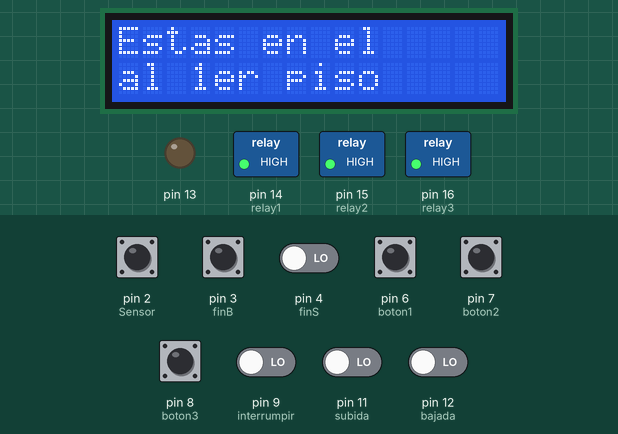
Simulated run of this sketch. Board: Arduino Mega 2560, built with avr-gcc and run on an emulated ATmega2560. On the bench: 16×2 character LCD, switched loads named in the sketch (green lamp = pin HIGH), output pins drawn as LEDs (lit = HIGH). The test bench sets the inputs (shaded band); at power-on: pin 3 (finB) HIGH, pin 2 (Sensor), pin 4 (finS), pin 6 (boton1), pin 7 (boton2), pin 8 (boton3), pin 9 (interrumpir), pin 11 (subida), pin 12 (bajada) LOW. What the sketch prints to the serial monitor is not drawn.

Above: at 1.9 s.
2.0 s: pin 7 (boton2) pulled HIGH for 0.25 s
At 2.8 s:
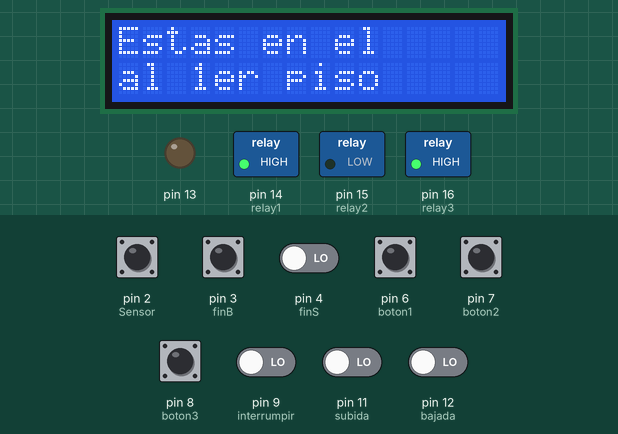
5.2 s: pin 2 (Sensor) driven HIGH
At 6.0 s:
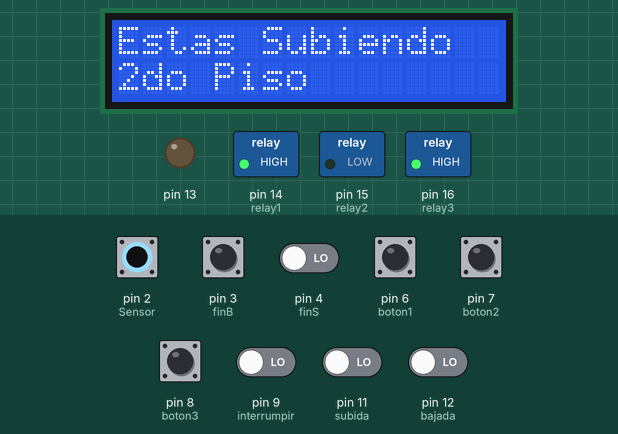
6.7 s: pin 2 (Sensor) driven LOW
9.7 s: pin 2 (Sensor) pulsed HIGH 2 times (0.12 s each, 0.3 s apart)
13.3 s: pin 2 (Sensor) pulsed HIGH 5 times (0.12 s each, 0.3 s apart)
At 14.3 s:
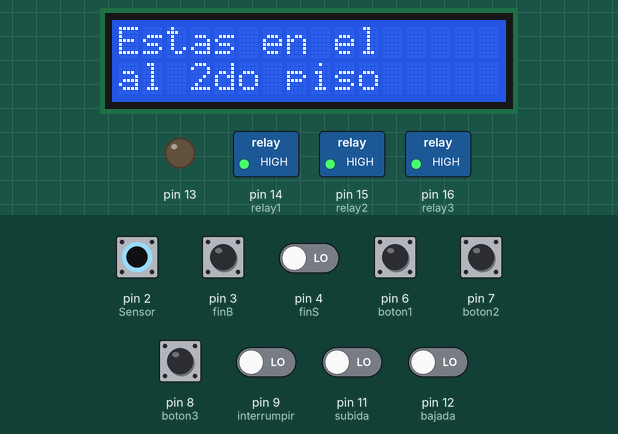
16.3 s: pin 6 (boton1) pulled HIGH for 0.25 s
At 17.4 s:
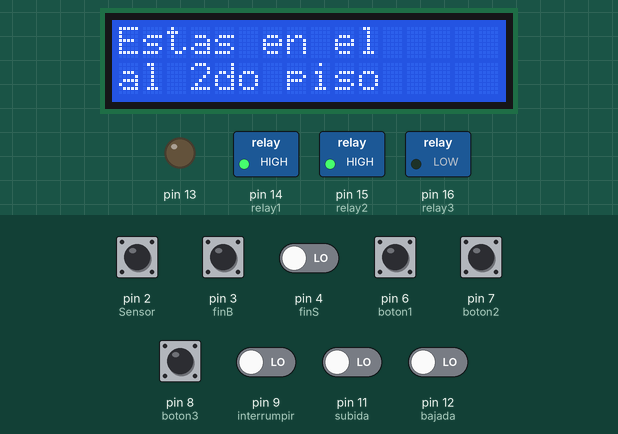
Timing chart, 0 to 19.3 s (numbered marks = the images above; inputs shaded):
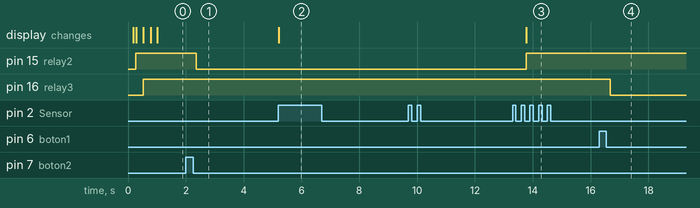

Measured:
- after the input at 2.0 s, pin 15 (relay2): HIGH → LOW after 0.36 s
- after the input at 5.2 s, the display: changes at once (image 2)
- after the input at 13.3 s, pin 15 (relay2): LOW → HIGH after 0.47 s; the display: changes after 0.47 s (image 3)
- after the input at 16.3 s, pin 16 (relay3): HIGH → LOW after 0.38 s

The sketch:

Ascensor.ino
```cpp
#include <Wire.h>
#include <LiquidCrystal_PCF8574.h>
LiquidCrystal_PCF8574 lcd(0x27);

int finS = 4; // Fin de carrera Subida
int finB = 3; // Fin de carrera Bajada
int Sensor = 2; // Sensor contador magnetico
int boton1 = 6; // Boton 1 Piso
int boton2 = 7; // Boton 2 Piso 2
int boton3 = 8; // Boton 3 Piso 3
int interrumpir = 9; //Boton interrumpir switch
int subida = 11; // Subida manual
int bajada = 12; // Bajada manual

int state0;
int state1;
int state2;
int state3;
int state4;
int state5;
int state6;
int state7;
int state8;

int relay1 = 14; // Relay 1 Alta/Baja velocidad
int relay2 = 15; // Relay 2 Subir
int relay3 = 16; // Relay 3 Bajar

int contador = 0;

void setup() {
  // put your setup code here, to run once:
  Serial.begin(9600);
  Serial1.begin(9600);
  Serial.println("Estatus: Setup");
  Serial.println("Estatus: Reconocimiento de pines");
  pinMode(2, INPUT);
  pinMode(3, INPUT);
  pinMode(4, INPUT);
  pinMode(5, INPUT);
  pinMode(6, INPUT);
  pinMode(7, INPUT);
  pinMode(8, INPUT);
  pinMode(9, INPUT);
  pinMode(5, INPUT);
  pinMode(11, INPUT);
  pinMode(12, INPUT);
  pinMode(13, OUTPUT);
  pinMode(14, OUTPUT);
  pinMode(15, OUTPUT);
  pinMode(16, OUTPUT);
Serial.println("Estatus: Reconocimiento de pines Finalizado");
Serial.println("Estatus: Inicializado de LCD");
  lcd.begin(16, 2);
  Wire.begin();
  Wire.beginTransmission(0x27);
  lcd.begin(16, 2); // initialize the lcd
  lcd.setBacklight(255);
  lcd.home(); lcd.clear();
  Serial.println("Estatus: Inicializando LCD Finalizado");
  state1 = digitalRead(finB);
  Serial.println("Estatus: Lectura de Fin de Carrera");
  Serial.println("Estatus: Inicializando Autocalibracion");
  // Autocalibración
  do {
    Serial.println("Estatus: Bucle Do");
    digitalWrite(relay1, LOW);
    digitalWrite(relay3, LOW);
    digitalWrite(relay2, HIGH);
    lcd.clear();
    lcd.setCursor(0, 0);
    lcd.print("Autocalibracion");
    lcd.setCursor(0, 1);
    lcd.print("Esperar");
    delay(200);
     state1 = digitalRead(finB);
     Serial.println("Estatus: Esperando Fin de carrera de bajada");
  }
  while (state1 == 0);
  Serial.println("Estatus: Autocalibracion Finalizado");
  lcd.clear();
  lcd.setCursor(0, 0);
  lcd.print("Autocalibracion");
  lcd.setCursor(0, 1);
  lcd.print("Listo");
    digitalWrite(relay1, HIGH);
    digitalWrite(relay3, HIGH);
    digitalWrite(relay2, HIGH);
  delay(200);
  contador = 0;

}

void loop() {
  Serial.println("Ya empezo el loop");
  // put your main code here, to run repeatedly:
  state0 = digitalRead(Sensor);
  state1 = digitalRead(finB);
  state2 = digitalRead(finS);
  state3 = digitalRead(interrumpir);
  state4 = digitalRead(subida);
  state5 = digitalRead(bajada);
  state6 = digitalRead(boton1);
  state7 = digitalRead(boton2);
  state8 = digitalRead(boton3);
  lcd.clear();
  lcd.setCursor(0, 0);
  lcd.print("Ascensor");
  lcd.setCursor(0, 1);
  lcd.print("Inicializado");

  do  {
  state0 = digitalRead(Sensor);
  state1 = digitalRead(finB);
  state2 = digitalRead(finS);
  state3 = digitalRead(interrumpir);
  state4 = digitalRead(subida);
  state5 = digitalRead(bajada);
  state6 = digitalRead(boton1);
  state7 = digitalRead(boton2);
  state8 = digitalRead(boton3);

    Serial.println("Entro al modo servicio");
      lcd.clear();
  lcd.setCursor(0, 0);
  lcd.print("Inicializado");
  lcd.setCursor(0, 1);
  lcd.print("Modo Servicio");
    if (state4 == 1) {
      digitalWrite(relay2, LOW);
      digitalWrite(relay3, HIGH);
      lcd.clear();
      lcd.setCursor(0, 0);
      lcd.print("Modo Servicio");
      lcd.setCursor(0, 1);
      lcd.print("Estas Subiendo");
      Serial.println("Estas Subiendo");
      delay(500);
    }
    if (state5 == 1) {
      digitalWrite(relay3, LOW);
      digitalWrite(relay2, HIGH);
      lcd.clear();
      lcd.setCursor(0, 0);
      lcd.print("Modo Servicio");
      lcd.setCursor(0, 1);
      lcd.print("Estas Bajando");
      Serial.println("Estas Bajando");
      delay(500);
    }
    digitalWrite(relay1, HIGH);
    digitalWrite(relay2, HIGH);
    digitalWrite(relay3, HIGH);
  }
  while (state3 == 1);
  do{
    state0 = digitalRead(Sensor);
  state1 = digitalRead(finB);
  state2 = digitalRead(finS);
  state3 = digitalRead(interrumpir);
  state4 = digitalRead(subida);
  state5 = digitalRead(bajada);
  state6 = digitalRead(boton1);
  state7 = digitalRead(boton2);
  state8 = digitalRead(boton3);
    Serial.println("Modo Automatico");

    parada();
  delay(200);
  if (state7==1){
  do {
  Serial.print(contador);
  while (contador <5){Serial.println("       Tu estas subiendo al segundo piso");
    lcd.clear();
  lcd.setCursor(0, 0);
  lcd.print("Estas Subiendo");
  lcd.setCursor(0, 1);
  lcd.print("2do Piso");
  subirSlow() ;  countermagnetposi();
  if ((contador >= 0)&(contador <5)){
    Serial.println("Estas en el Primer piso");
    Serial1.write("S1");
      lcd.clear();
  lcd.setCursor(0, 0);
  lcd.print("Estas Subiendo");
  lcd.setCursor(0, 1);
  lcd.print("al 2do | 1 piso");
  }
  if (contador == 5){
    Serial.println("Estas en el Segundo piso");
    Serial1.write("A2");
         lcd.clear();
  lcd.setCursor(0, 0);
  lcd.print("Ya llegaste");
  lcd.setCursor(0, 1);
  lcd.print("al 2do | 2 piso");
  }
 }
  while (contador >5){Serial.println("       Tu estas bajando al segundo piso");
          lcd.clear();
  lcd.setCursor(0, 0);
    lcd.print("Estas Bajando");
  lcd.setCursor(0, 1);
  lcd.print("al 2do piso");
  bajadaSlow() ; countermagnetnega();

  if (contador == 5){
    Serial.println("Estas en el Segundo piso");
    Serial1.write("A2");
         lcd.clear();
  lcd.setCursor(0, 0);
  lcd.print("Ya llegaste");
  lcd.setCursor(0, 1);
  lcd.print("al 2do | 2 piso");
  }
  if ((contador >= 11)&(contador <= 10)){
    Serial.println("Estas en el Tercer piso");
    Serial1.write("B3");
        lcd.clear();
  lcd.setCursor(0, 0);
  lcd.print("Estas Bajando");
  lcd.setCursor(0, 1);
  lcd.print("al 2do | 3 piso");}
  }}
  while ((contador < 5)&(contador > 5));
  }
  if (state6==1){
  do {
  Serial.print(contador);
  while (contador >0){Serial.println("       Tu estas bajando al primer piso"); bajadaSlow(); countermagnetnega();
        lcd.clear();
  lcd.setCursor(0, 0);
    lcd.print("Estas Bajando");
  lcd.setCursor(0, 1);
  lcd.print("al 1er piso");
    if (contador == 0){
    Serial.println("Estas en el Primer piso");
    Serial1.write("A1");
         lcd.clear();
  lcd.setCursor(0, 0);
    lcd.print("Ya llegaste");
  lcd.setCursor(0, 1);
  lcd.print("al 1er | 1 piso");
  }

  if ((contador >= 1)&(contador <= 5)){
    Serial.println("Estas en el 1er piso");
    Serial1.write("B2");
         lcd.clear();
  lcd.setCursor(0, 0);
  lcd.print("Bajando ");
  lcd.setCursor(0, 1);
  lcd.print("al 1do | 2 piso");
  }
  if ((contador >= 11)&(contador <= 10)){
    Serial.println("Estas en el Tercer piso");
    Serial1.write("B3");
        lcd.clear();
  lcd.setCursor(0, 0);
  lcd.print("Estas Bajando");
  lcd.setCursor(0, 1);
  lcd.print("al 1do | 3 piso");


 }
  }}while ((contador < 0));
  }
  if (state8==1){
  do {
  Serial.print(contador);
  while (contador <10){Serial.println("       Tu estas subiendo al tercer piso"); subirSlow(); countermagnetposi();
          lcd.clear();
  lcd.setCursor(0, 0);
    lcd.print("Estas Subiendo");
  lcd.setCursor(0, 1);
  lcd.print("al 3er piso");
    if ((contador >= 0)&(contador < 5)){
    Serial.println("Estas en el Primer piso");
    Serial1.write("S1");
          lcd.clear();
  lcd.setCursor(0, 0);
    lcd.print("Estas Subiendo");
  lcd.setCursor(0, 1);
  lcd.print("al 3er | 1 piso");
  }
  if ((contador >= 5)&(contador < 10)){
    Serial.println("Estas en el Segundo piso");
    Serial1.write("S2");
          lcd.clear();
  lcd.setCursor(0, 0);
    lcd.print("Estas Subiendo");
  lcd.setCursor(0, 1);
  lcd.print("al 3er | 2 piso");
  }
  if (contador == 10){
    Serial.println("Estas en el Tercer piso");
    Serial1.write("A3");
        lcd.clear();
  lcd.setCursor(0, 0);
      lcd.print("Ya llegaste");
  lcd.setCursor(0, 1);
  lcd.print("al 3er | 3 piso");
  }}
  }  while ((contador > 10));
  }

  if (contador == 0){
    Serial.println("Estas en el Primer piso");
    Serial1.write("A1");
           lcd.clear();
  lcd.setCursor(0, 0);
      lcd.print("Estas en el");
  lcd.setCursor(0, 1);
  lcd.print("al 1er piso");
  }
  if (contador == 5){
    Serial.println("Estas en el Segundo piso");
    Serial1.write("A2");
           lcd.clear();
  lcd.setCursor(0, 0);
      lcd.print("Estas en el");
  lcd.setCursor(0, 1);
  lcd.print("al 2do piso");
  }
  if (contador == 10){
    Serial.println("Estas en el Tercer piso");
    Serial1.write("A3");
          lcd.clear();
  lcd.setCursor(0, 0);
        lcd.print("Estas en el");
  lcd.setCursor(0, 1);
  lcd.print("al 3er piso");
  }

  }
  while  (state3 == 0 );

}

void countermagnetposi(){
Serial.println(contador);
state0 = digitalRead(2);
while(state0 == 1){
  state0 = digitalRead(2);
  while(state0 == 0){
    state0 = digitalRead(2);
  contador++;
  digitalWrite(13,HIGH);
  state0=3;
  }
  digitalWrite(13,LOW);
}
Serial.println(contador);
}
void countermagnetnega(){
Serial.println(contador);
state0 = digitalRead(2);
while(state0 == 1){
  state0 = digitalRead(2);
  while(state0 == 0){
    state0 = digitalRead(2);
  contador--;
  digitalWrite(13,HIGH);
  state0 = 3;
  }
  digitalWrite(13,LOW);
}
Serial.println(contador);
}

void subirFast(){
digitalWrite(relay1, LOW);
digitalWrite(relay2, LOW);
digitalWrite(relay3, HIGH);
}
void subirSlow(){
digitalWrite(relay1, HIGH);
digitalWrite(relay2, LOW);
digitalWrite(relay3, HIGH);
}
void bajadaFast(){
digitalWrite(relay1, LOW);
digitalWrite(relay2, HIGH);
digitalWrite(relay3, LOW);
}
void bajadaSlow(){
digitalWrite(relay1, HIGH);
digitalWrite(relay2, HIGH);
digitalWrite(relay3, LOW);
}
void parada(){
digitalWrite(relay1, HIGH);
digitalWrite(relay2, HIGH);
digitalWrite(relay3, HIGH);
}
```
